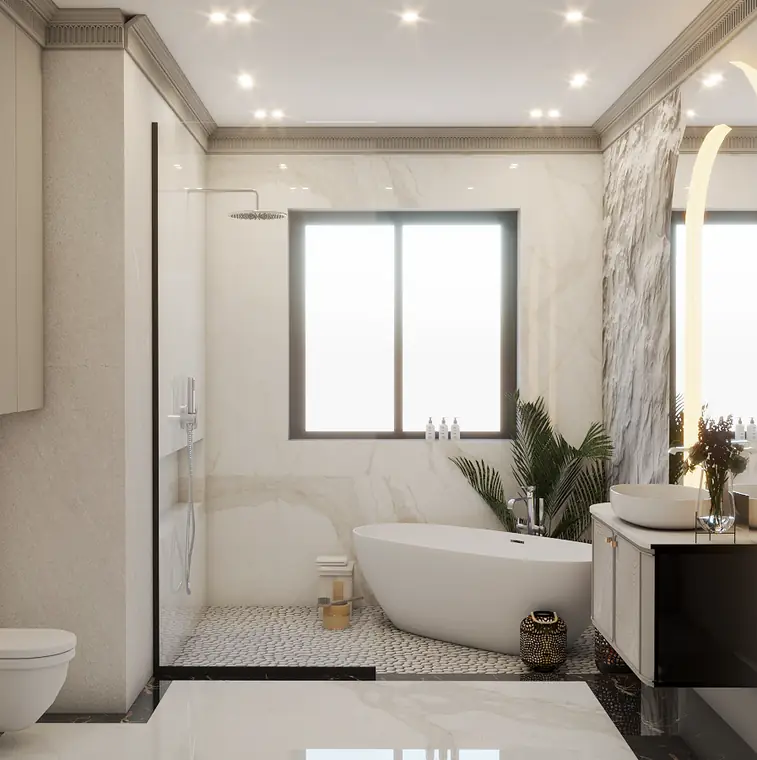
#> input picture site/assets/img/cy_bath-s.webp, 757 x 760 px, given in place of cy_ext_day.jpg, which was not available; the run also reads 1 picture not shown here
$ python pairs.py ../site/assets/img out.png
#> lines starting #> are read from the running program, lines starting #| are printed output that depends on the picture
from PIL import Image
import sys
d=sys.argv[1]; pairs=[('cy_ext_day','cy_ext_night'),('cy_pergola_day','cy_pergola_night'),('cy_bbq_day','cy_bbq_night')]
rows=[]
for a,b in pairs:
    A=Image.open(f'{d}/{a}.jpg').convert('RGB').resize((640,360)); B=Image.open(f'{d}/{b}.jpg').convert('RGB').resize((640,360))
#> after `A = Image.open(f'{d}/{a}.jpg').convert('RGB').resize((640, 360))`:
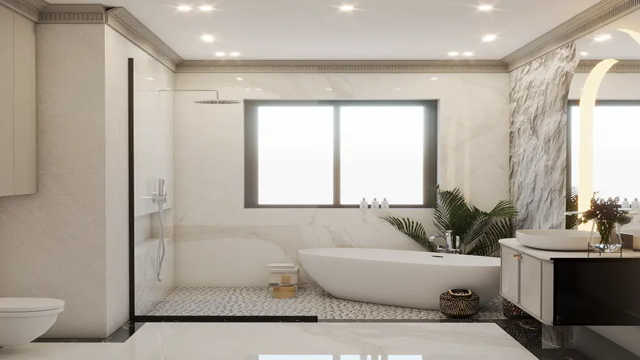
#> A: PIL image 640x360 RGB; mean R, G, B 173.3, 165.2, 154.3
    blend=Image.blend(A,B,0.5)
    r=Image.new('RGB',(1920,360)); r.paste(A,(0,0)); r.paste(B,(640,0)); r.paste(blend,(1280,0)); rows.append(r)
#> after `r = Image.new('RGB', (1920, 360))`: r: PIL image 1920x360 RGB; every value is 0
#> after `r.paste(A, (0, 0))`:
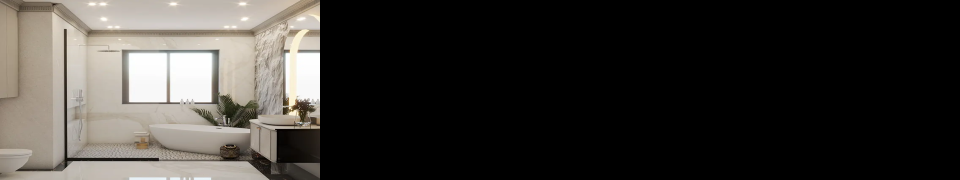
#> r: PIL image 1920x360 RGB (shown at 1/2 size); mean R, G, B 57.8, 55.1, 51.4
#> after `r.paste(B, (640, 0))`:
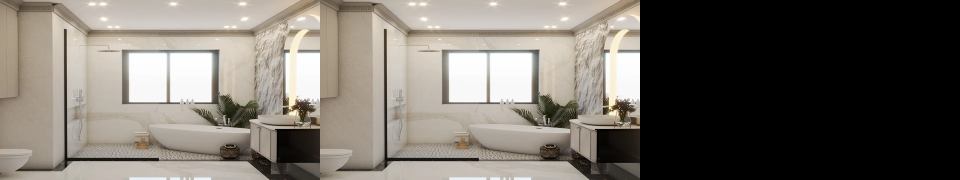
#> r: PIL image 1920x360 RGB (shown at 1/2 size); mean R, G, B 115.6, 110.2, 102.9
#> after `r.paste(blend, (1280, 0))`:
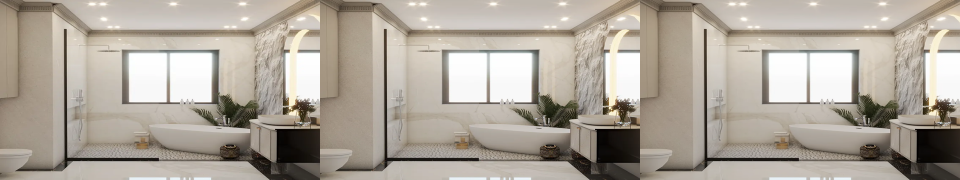
#> r: PIL image 1920x360 RGB (shown at 1/2 size); mean R, G, B 173.3, 165.2, 154.2
#> (the run stopped early here; a loop or call above may not have finished)
